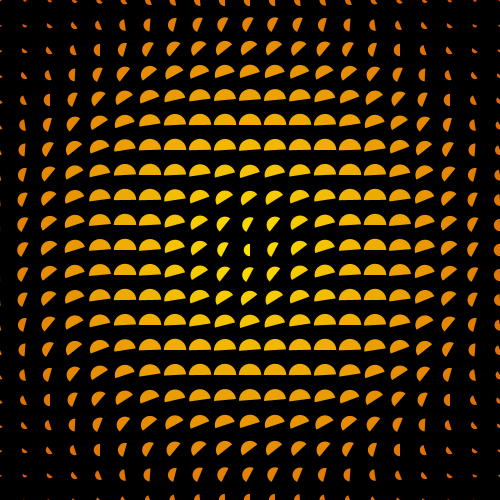
Frame 1 (no input)
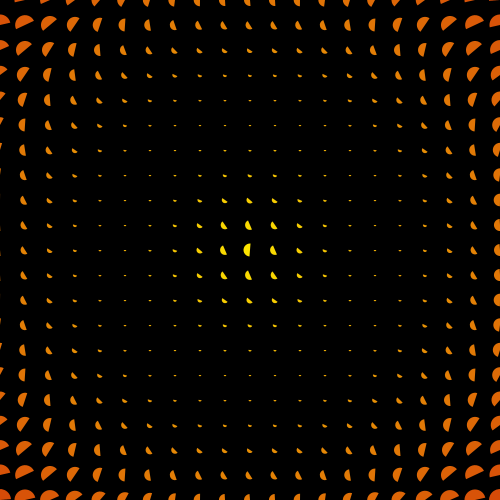
Frame 60 (the mouse pressed at the canvas centre just before this capture)
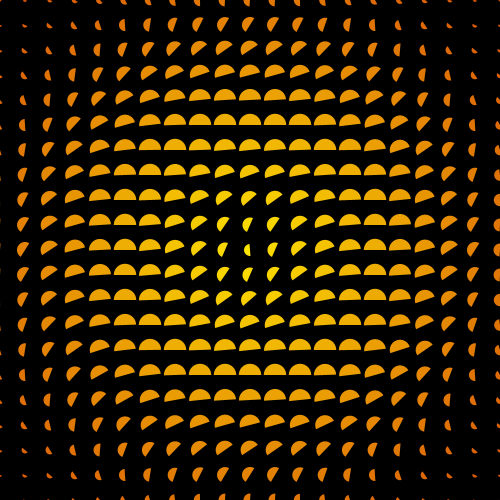
Frame 120 (the mouse held since frame 60 and released just before this capture)

The Processing sketch that drew these frames (run headless with seeded random() and noise(); from frame 60 on, the mouse is pressed at the canvas centre):

// Processing sketch: processing_166875
// ── processing_166875.pde

float unit, theta;
int num = 20, numFrames = 120;
 
void setup() {
  size(500, 500);
  unit = width/num;
  noStroke();
}
 
void draw() {
  background(0);
  for (int y=0; y<=num; y++) {
    for (int x=0; x<=num; x++) {
      float distance = dist(width/2, height/2, x*unit, y*unit);
      float offSet = map(distance, 0, width/2+height/2, 0, TWO_PI);
      float sz = map(sin(theta+offSet),-1,1,unit*.1,unit*.9);
      float start = map(sin(theta+offSet),-1,1,0,PI);
      float lerpAmount = map(distance, 0, width/2+height/2, 0,1);
      color col = lerpColor(#FCE400, #C60C0C,  lerpAmount);
      fill(col);
      arc(x*unit, y*unit, sz, sz,start,start+PI);
    }
  }
  theta += TWO_PI/numFrames;
}
